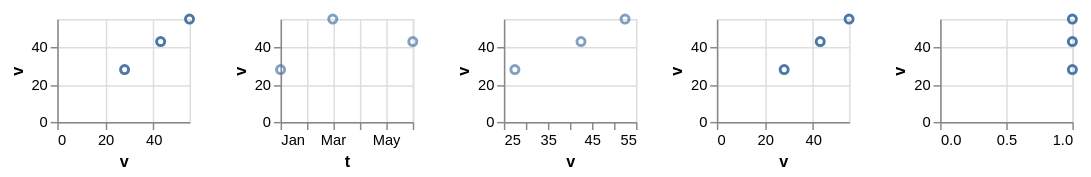

Express this chart as Vega-Lite.
### Vega-Lite specification from a JSON file in a GitHub repository (floating-point values rounded to 4 significant figures)
{"$schema": "https://vega.github.io/schema/vega-lite/v6.json", "description": "A guide's default caption comes from one of **three** formatters, and `config.fieldTitle` picks which: `switch (config.fieldTitle) { case 'plain': return fieldDef.field; case 'functional': return functionalTitleFormatter(fieldDef); default: return verbalTitleFormatter(fieldDef, config); }`. Only the verbal one was implemented here, so a theme asking for either of the others was answered with prose it had not asked for — `Mean of v` where the chart wanted `v`. The key itself reaches the emitted configuration either way, Vega having no use for it and upstream passing it through regardless, which is why a sweep over what is emitted could not see this at all. `plain` is the bare column name whatever was done to it: a mean, a bucketed month, a bin and an argmax all read `v` or `t` here, where the verbal formatter would announce each derivation. The last panel is the one that gives nothing: a **count** has no field, so `plain` returns undefined and the axis carries no title at all — not the configured count title, which only the verbal formatter reaches.", "config": {"fieldTitle": "plain"}, "data": {"values": [{"v": 28, "t": "2024-01-07", "c": "alpha"}, {"v": 55, "t": "2024-03-19", "c": "beta"}, {"v": 43, "t": "2024-06-02", "c": "gamma"}]}, "hconcat": [{"width": 90, "height": 70, "mark": "point", "encoding": {"x": {"field": "v", "type": "quantitative", "aggregate": "mean"}, "y": {"field": "v", "type": "quantitative"}}}, {"width": 90, "height": 70, "mark": "point", "encoding": {"x": {"field": "t", "type": "temporal", "timeUnit": "month"}, "y": {"field": "v", "type": "quantitative"}}}, {"width": 90, "height": 70, "mark": "point", "encoding": {"x": {"field": "v", "type": "quantitative", "bin": true}, "y": {"field": "v", "type": "quantitative"}}}, {"width": 90, "height": 70, "mark": "point", "encoding": {"x": {"field": "v", "type": "quantitative", "aggregate": {"argmax": "c"}}, "y": {"field": "v", "type": "quantitative"}}}, {"width": 90, "height": 70, "mark": "point", "encoding": {"x": {"aggregate": "count", "type": "quantitative"}, "y": {"field": "v", "type": "quantitative"}}}]}
